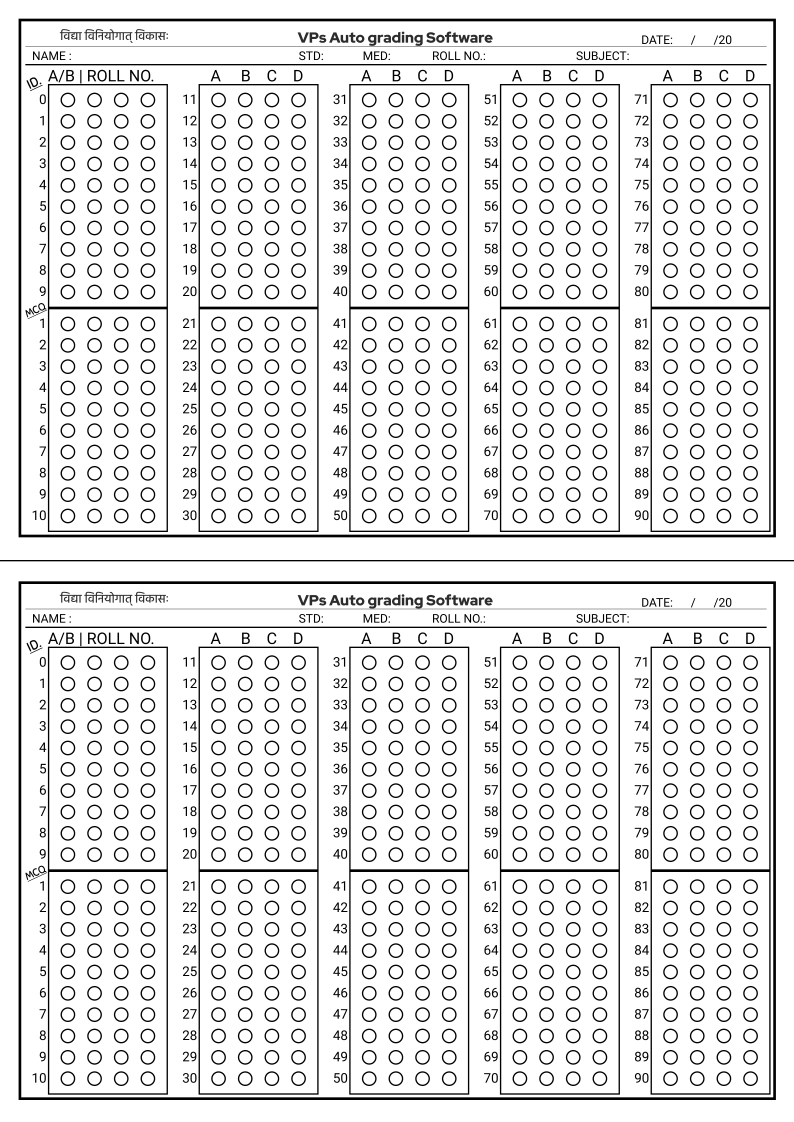
#> input picture test/mcq-90/VPS-AGS (OMR - 90 MCQs).jpg, 2380 x 3365 px (shown at 1/3 size); its folder holds only this picture in this run
$ python test2.py
#> lines starting #> are read from the running program, lines starting #| are printed output that depends on the picture; after the words box and inside, x2 and y2 are one past the last pixel; in counts of white or black regions, pixels touching at a corner belong together
### services/contour_.py
import cv2
import numpy as np

# This file contains code of biggest contour detection (from scanned page) or frame detection of omr-sheet../


def orderCornerPoints(corners):

    corners = [(corner[0][0], corner[0][1]) for corner in corners]
    top_r, top_l, bottom_l, bottom_r = corners[0], corners[1], corners[2], corners[3]
    return (top_l, top_r, bottom_r, bottom_l)


def PerspectiveTransform(image, corners):

    ordered_corners = orderCornerPoints(corners)
    top_l, top_r, bottom_r, bottom_l = ordered_corners

    width_A = np.sqrt(((bottom_r[0] - bottom_l[0])
                      ** 2) + ((bottom_r[1] - bottom_l[1]) ** 2))
    width_B = np.sqrt(((top_r[0] - top_l[0]) ** 2) +
                      ((top_r[1] - top_l[1]) ** 2))
    width = max(int(width_A), int(width_B))

    height_A = np.sqrt(((top_r[0] - bottom_r[0]) ** 2) +
                       ((top_r[1] - bottom_r[1]) ** 2))
    height_B = np.sqrt(((top_l[0] - bottom_l[0]) ** 2) +
                       ((top_l[1] - bottom_l[1]) ** 2))
    height = max(int(height_A), int(height_B))

    dimensions = np.array([[0, 0], [width - 1, 0], [width - 1, height - 1],
                           [0, height - 1]], dtype="float32")

    ordered_corners = np.array(ordered_corners, dtype="float32")

    matrix = cv2.getPerspectiveTransform(ordered_corners, dimensions)

    return cv2.warpPerspective(image, matrix, (width, height))


def rotateImage(image, angle):
    (h, w) = image.shape[:2]
    (cX, cY) = (w / 2, h / 2)

    M = cv2.getRotationMatrix2D((cX, cY), -angle, 1.0)
    cos = np.abs(M[0, 0])
    sin = np.abs(M[0, 1])

    nW = int((h * sin) + (w * cos))
    nH = int((h * cos) + (w * sin))

    M[0, 2] += (nW / 2) - cX
    M[1, 2] += (nH / 2) - cY

    return cv2.warpAffine(image, M, (nW, nH))


def find_ROI(img, omrType):

#> called with img = 'test/mcq-90/VPS-AGS (OMR - 90 MCQs).jpg', omrType = False
    img = cv2.imread(img)
#> img is the input picture: shape (3365, 2380, 3); min 0, max 255, mean 228.1
    image = img.copy()

    gray = cv2.cvtColor(img, cv2.COLOR_BGR2GRAY)

    ret, thresh = cv2.threshold(gray, 127, 255, 1)
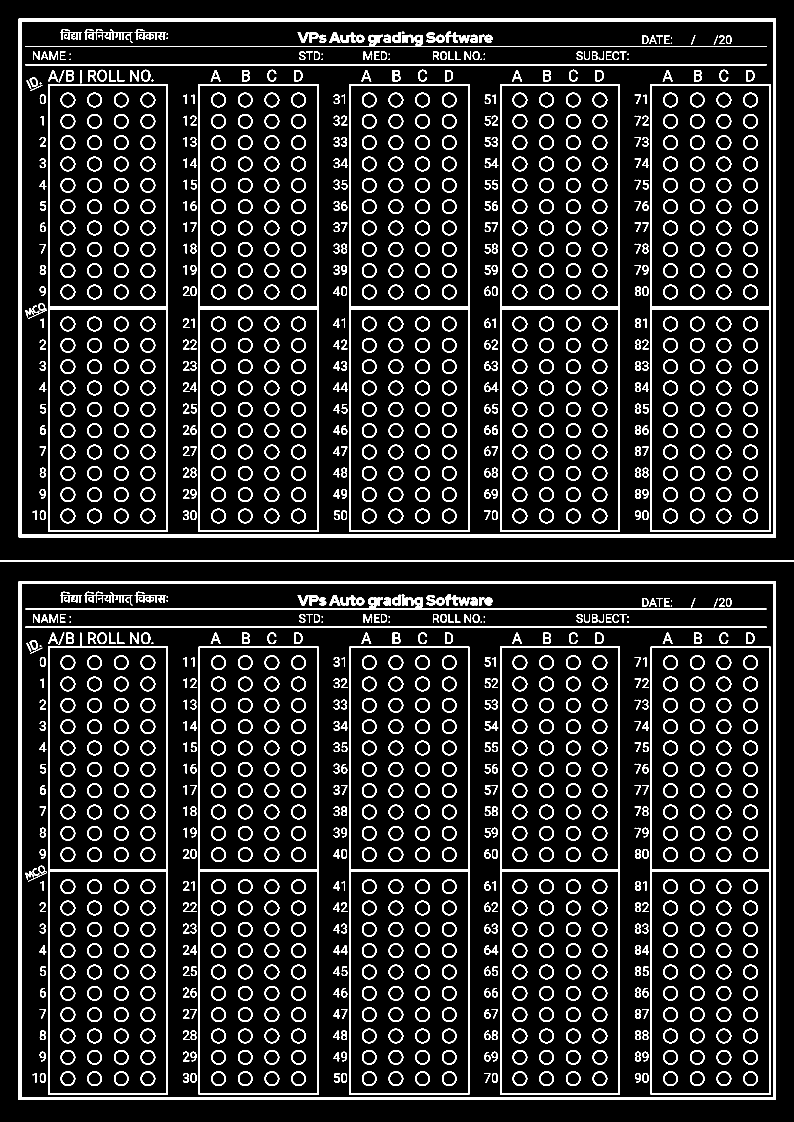
#> thresh: shape (3365, 2380) (shown at 1/3 size); 10.6% white; 1395 white regions (32 under 20 px)

    contours, h = cv2.findContours(thresh, 1, 2)
#> contours = 2519 contours, 40 with area under 20; largest, box (x1, y1, x2, y2) and area: (56, 1744, 2328, 3300) 3531405, (56, 56, 2328, 1612) 3531405, (63, 1751, 2321, 3293) 3478035, (63, 63, 2321, 1605) 3478035, (1952, 1940, 2312, 3284) 482137; h = 2519 rows, first 6: [1, -1, -1, -1], [2, 0, -1, -1], [3, 1, -1, -1], [4, 2, -1, -1], [5, 3, -1, -1], [6, 4, -1, -1]
    contours = sorted(contours, key=cv2.contourArea, reverse=True)

    approx = cv2.approxPolyDP(
        contours[0], 0.01*cv2.arcLength(contours[0], True), True)
#> approx = [[56, 1744], [56, 3299], [2327, 3299], [2327, 1744]]

    if len(approx) == 4:

        # cv2.drawContours(img, [contours[0]], 0, (0, 0, 255), 2)
        transformed = PerspectiveTransform(image, approx)
#> in orderCornerPoints, `corners = [(corner[0][0], corner[0][1]) for corner in corners]`: corners = [(56, 1744), (56, 3299), (2327, 3299), (2327, 1744)]
#> in orderCornerPoints, `top_r, top_l, bottom_l, bottom_r = corners[0], corners[1], corners[2],..`: top_r = (56, 1744); top_l = (56, 3299); bottom_l = (2327, 3299); bottom_r = (2327, 1744)
#> in PerspectiveTransform, `ordered_corners = orderCornerPoints(corners)`: ordered_corners = ((56, 3299), (56, 1744), (2327, 1744), (2327, 3299))
#> in PerspectiveTransform, `top_l, top_r, bottom_r, bottom_l = ordered_corners`: top_l = (56, 3299); top_r = (56, 1744); bottom_r = (2327, 1744); bottom_l = (2327, 3299)
#> in PerspectiveTransform, `width_A = np.sqrt(((bottom_r[0] - bottom_l[0]) ** 2) + ((bottom_r[1] -..`: width_A = 1555
#> in PerspectiveTransform, `height_A = np.sqrt(((top_r[0] - bottom_r[0]) ** 2) + ((top_r[1] - bott..`: height_A = 2271
#> in PerspectiveTransform, `dimensions = np.array([[0, 0], [width - 1, 0], [width - 1, height - 1]..`: dimensions = [[0, 0], [1554, 0], [1554, 2270], [0, 2270]]
#> in PerspectiveTransform, `ordered_corners = np.array(ordered_corners, dtype="float32")`: ordered_corners = [[56, 3299], [56, 1744], [2327, 1744], [2327, 3299]]
#> in PerspectiveTransform, `matrix = cv2.getPerspectiveTransform(ordered_corners, dimensions)`: matrix = [[-1e-16, -0.999, 3296.9], [1, 3.33e-19, -55.98], [-6.44e-20, -2.66e-37, 1]]
#> in PerspectiveTransform, `return cv2.warpPerspective(image, matrix, (width, height))`:
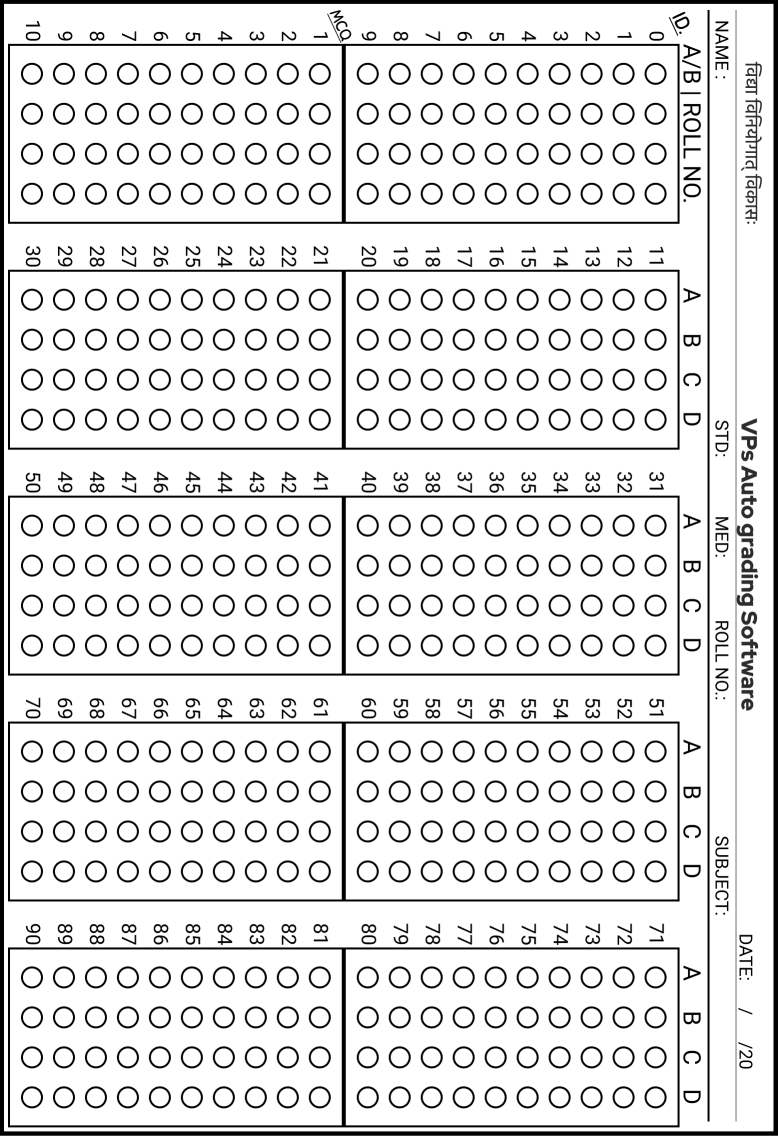
#> returned value: shape (2271, 1555, 3) (shown at 1/2 size); min 0, max 255, mean 224.8

    else:

        return image

    if (omrType):

        h, w, c = transformed.shape
        if (w > h):
            rotated = rotateImage(transformed, -90)
        else:
            rotated = transformed

    else:

        h, w, c = transformed.shape
#> h = 2271; w = 1555; c = 3
        if (w < h):
            rotated = rotateImage(transformed, -90)
        else:
            rotated = transformed

    return rotated

### services/functions.py
import cv2
import numpy as np


# This file contains code of some functions, for example scanning ID, scanning particular mcq or bubble from omr sheet, counting black pixels and resize image with maintained aspect ratio../

def ScanID(image):
    ID = ''
    group = {0: 'A', 1: 'B', 2: 'C', 3: 'D', 4: 'E',
             5: 'F', 6: 'G', 7: 'H', 8: 'I', 9: 'J'}

    A = image[:, 0:22]
    B = image[:, 22:22*2]
    C = image[:, 22*2:22*3]
    D = image[:, 22*3:22*4]

    for i in range(0, 10):
        scan_img = A[0 + i*17:17 + i*17, :]
        if (ScanFunction(scan_img)):
            ID += str(group.get(i))
            break
        elif (i == 9):
            ID += 'A'
            break

    for i in range(0, 10):
        scan_img = B[0 + i*17:17 + i*17, :]
        if (ScanFunction(scan_img)):
            ID += str(i)
            break
        elif (i == 9):
            ID += '0'
            break

    for i in range(0, 10):
        scan_img = C[0 + i*17:17 + i*17, :]
        if (ScanFunction(scan_img)):
            ID += str(i)
            break
        elif (i == 9):
            ID += '0'
            break

    for i in range(0, 10):
        scan_img = D[0 + i*17:17 + i*17, :]
        if (ScanFunction(scan_img)):
            ID += str(i)
            break
        elif (i == 9):
            ID += '0'
            break

    return ID


def ScanMCQs(image):

    # crop_img = img[y:y+h, x:x+w]
    A = 'A' if ScanFunction(image[:, 0:22]) else ''
    B = 'B' if ScanFunction(image[:, 22:22*2]) else ''
    C = 'C' if ScanFunction(image[:, 22*2:22*3]) else ''
    D = 'D' if ScanFunction(image[:, 22*3:22*4]) else ''
    ans = A + B + C + D

    if (len(ans) == 0):
        ans = ''
        return ans

    else:
        return ans


def ScanFunction(image):

    number_of_black_pixels = np.sum(image == 0)
    # print(number_of_black_pixels, end=" ")

    if (number_of_black_pixels > 144):
        return True
    else:
        return False


def BlackAndWhiteImage(image):

    blur = cv2.GaussianBlur(image, (3, 1), 0)
    gray = cv2.cvtColor(blur, cv2.COLOR_BGR2GRAY)
    threshold_level = 88

    mask = gray < threshold_level
    image[mask] = (0, 0, 0)
    return image


def ResizeImagewithAspectRatio(image, width=None, height=None, inter=cv2.INTER_AREA):

#> called with width = 564, inter = 3
    dim = None
    (h, w) = image.shape[:2]
#> h = 1555; w = 2271

    if width is None and height is None:

        return image

    if width is None:
        r = height / float(h)
        dim = (int(w * r), height)
    else:
        r = width / float(w)
#> r = 0.248
        dim = (width, int(h * r))
#> dim = (564, 386)

    return cv2.resize(image, dim, interpolation=inter)
#> returned value: shape (386, 564, 3)

### test2.py
import cv2
import glob
from services.functions import ResizeImagewithAspectRatio, BlackAndWhiteImage, ScanID, ScanMCQs
from services.contour_ import find_ROI


image_list_90 = glob.glob('test/mcq-90/*.jpg')
image_list_90 += glob.glob('test/mcq-90/*.jpeg')
image_list_90 += glob.glob('test/mcq-90/*.png')

image_list_190 = glob.glob('test/mcq-200/*.jpg')
image_list_190 += glob.glob('test/mcq-200/*.jpeg')
image_list_190 += glob.glob('test/mcq-200/*.png')


id_point = (21, 50)
start_point = [(21, 221), (134, 50), (134, 221), (247, 50), (247, 221), (360, 50), (360, 221), (473, 50), (473, 221),
               (21, 410), (21, 581), (134, 410), (134, 581), (247, 410), (247, 581), (360, 410), (360, 581), (473, 410), (473, 581),
               (21, 772), (134, 772), (247, 772), (360, 772), (473, 772)]
total_bubble_count_in_column = [10, 10, 10, 10, 10, 10, 10, 10, 10, 10, 10, 10, 10, 10, 10, 10, 10, 10, 10, 2, 2, 2, 2, 2]

ScannedOmrs = []


def scan_omr(image, total_mcqs):

    image = BlackAndWhiteImage(img)

    rect_img = image.copy()

    for pts in range(0, len(start_point)):

        start_x = start_point[pts][0]
        start_y = start_point[pts][1]
        start = (start_x, start_y)
        total_bubble_count = total_bubble_count_in_column[pts]
        end = (start_x + 88, start_y + 17*total_bubble_count)
        color = (0, 255, 0)

        cv2.rectangle(rect_img, start, end, color, 1)

    # image = cv2.resize(image, (624, 524), interpolation=cv2.INTER_AREA)
    cv2.imshow('test-img', rect_img)
    cv2.waitKey(0)

    sheet = {}

    IdPortion = image[id_point[1]:id_point[1] +
                      17*total_bubble_count_in_column[0], id_point[0]:id_point[0] + 22*4]
    id = ScanID(IdPortion)
    sheet["id"] = id

    Counter = 1

    for pts in range(0, len(start_point)):

        start_x = start_point[pts][0]
        start_y = start_point[pts][1]

        for box in range(0, total_bubble_count_in_column[pts]):

            if Counter <= total_mcqs:

                # print(Counter)

                ScanPortion = image[start_y:start_y +
                                    17, start_x:start_x + 22*4]
                MCQ = ScanMCQs(ScanPortion)
                start_y += 17

                sheet[Counter] = MCQ
                Counter += 1

            else:
                break

    ScannedOmrs.append(sheet)


for im in image_list_90:

    img = find_ROI(im, False)
    # print(img.shape[0], img.shape[1])
    img = ResizeImagewithAspectRatio(img, width=564, inter=cv2.INTER_AREA)
    img = cv2.resize(img, (564, 394), interpolation=cv2.INTER_AREA)
#> img: shape (394, 564, 3)

    scan_omr(img, 90)
#> in BlackAndWhiteImage, `mask = gray < threshold_level`:
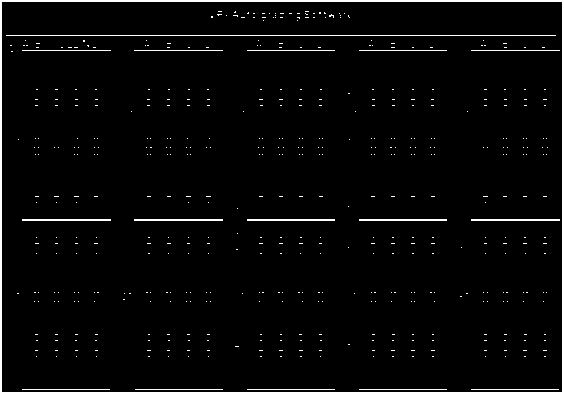
#> mask: shape (394, 564) bool; 3.2% white; 522 white regions (505 under 20 px), largest, box (x1, y1, x2, y2) and area: (0, 0, 564, 394) 3816, (6, 35, 556, 36) 550, (22, 219, 111, 221) 178
#> in BlackAndWhiteImage, `image[mask] = (0, 0, 0)`:
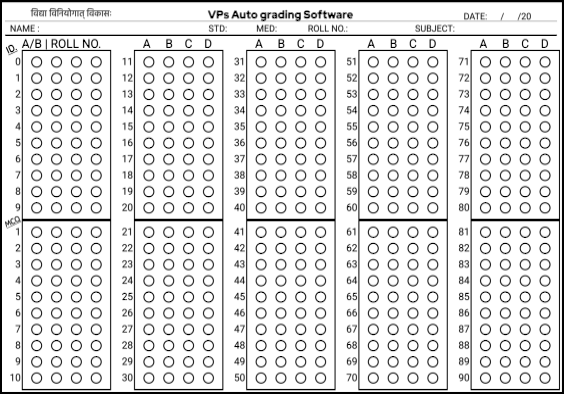
#> image: shape (394, 564, 3); min 0, max 255, mean 223.6
#> after the loop in scan_omr, `for pts in range(0, len(start_point)):`:
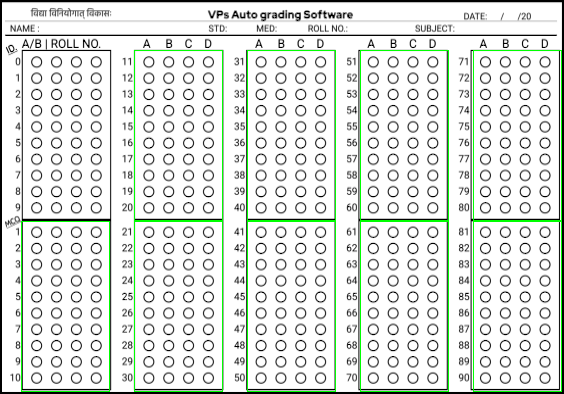
#> rect_img: shape (394, 564, 3); 2.09% of pixels changed, all inside (x1, y1, x2, y2) = (21, 50, 562, 392)
#> in scan_omr, `IdPortion = image[id_point[1]:id_point[1] + 17*total_bubble_count_in_c..`:
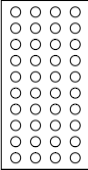
#> IdPortion: shape (170, 88, 3); min 0, max 255, mean 226.9
#> in ScanID, `D = image[:, 22*3:22*4]`:
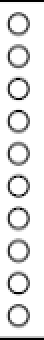
#> D: shape (170, 22, 3) (shown 2 times larger); min 0, max 255, mean 229.7
#> the loop in ScanID, `for i in range(0, 10):` made 10 passes
#> number_of_black_pixels in ScanFunction on passes 1 to 10: 63, 0, 15, 9, 0, 12, 6, 0, 15, 63
#> after the loop in ScanID, `for i in range(0, 10):`: ID = 'A'
#> the loop in ScanID, `for i in range(0, 10):` made 10 passes
#> (number_of_black_pixels in ScanFunction, ID) on pass 10: (66, 'A0')
#> the loop in ScanID, `for i in range(0, 10):` made 10 passes
#> (number_of_black_pixels in ScanFunction, ID) on pass 10: (66, 'A00')
#> in scan_omr, `id = ScanID(IdPortion)`: id = 'A000'
#> after the loop in scan_omr, `for pts in range(0, len(start_point)):`: Counter = 91; sheet = 91 items

for im in image_list_190:

    img = find_ROI(im, True)
    # print(img.shape[0], img.shape[1])
    img = ResizeImagewithAspectRatio(img, width=564, inter=cv2.INTER_AREA)
    img = cv2.resize(img, (564, 820), interpolation=cv2.INTER_AREA)

    scan_omr(img, 200)


print(ScannedOmrs)
#> (printed output is left out)
